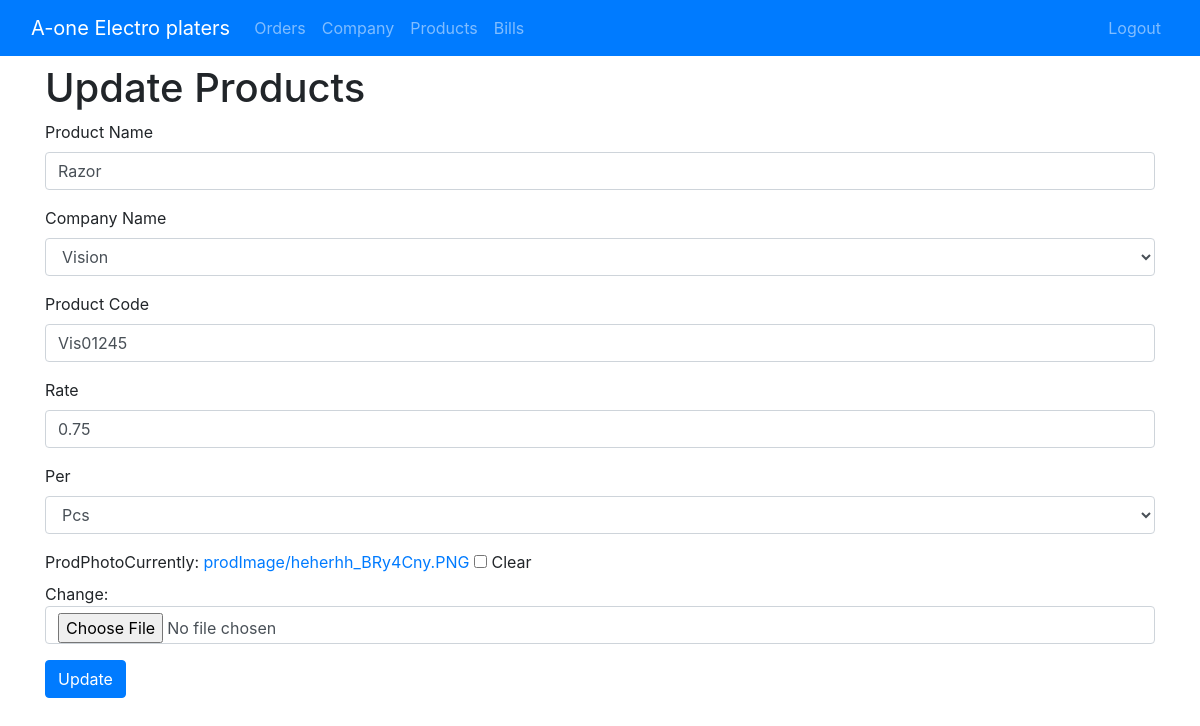
Page /products/update/10/ (signed in) on the committed database.
### products/models.py (models this page shows, shortened)
class Products(models.Model):
    KG = "Kg"
    Pcs = "Pcs"
    Bags = "Bags"
    Box = "Box"
    PER_CHOICES = (
        (KG, 'Kg'),
        (Pcs, 'Pcs'),
        (Bags, 'Bags'),
        (Box, 'Box')
    )
    prodID = models.AutoField(primary_key=True, editable=False, unique=True)
    prodName = models.CharField(max_length=256, verbose_name="Product Name")
    compName = models.ForeignKey(Company, on_delete=models.CASCADE, verbose_name="Company Name")
    prodCode = models.CharField(max_length=150, verbose_name="Product Code")
    rate = models.FloatField(verbose_name="Rate")
    per = models.CharField(max_length=15, choices=PER_CHOICES, verbose_name="Per")
    prodPhoto = models.ImageField(upload_to='prodImage', blank=True)

### company/models.py (models this page shows)
class Company(models.Model):
    compID = models.AutoField(primary_key=True, editable=False, unique=True)
    compName = models.CharField(max_length=256, verbose_name="Company Name")
    CompAddress = models.TextField(verbose_name="Address")
    compContact = models.CharField(max_length=20, verbose_name="Contact")
    compEmail = models.EmailField(blank=True, verbose_name="Email Id")
    compLocation = models.CharField(max_length=150, blank=True, verbose_name="Location")
    def __str__(self):
        return self.compName

### products/views.py (the view)
# urls.py: path('update/<int:pk>/', views.UpdateProducts.as_view(), name="updateProducts"),
class UpdateProducts(LoginRequiredMixin, generic.UpdateView):
  model = Products
  fields = "__all__"
  template_name_suffix = "_update_form"
  success_url = reverse_lazy("products:listProd")

### products/templates/products/products_update_form.html (shortened to what this page needs)
{% extends "base.html" %}
{% load bootstrap4 %}
{% block content %}
<form method="POST" enctype="multipart/form-data">
    <h1>Update Products</h1>
    {% bootstrap_form form %}
    {% buttons %}
        <button type="submit" class="btn btn-primary btn-large">Update</button>
    {% endbuttons %}
</form>
{% endblock %}

### rows in the picture
Products: prodName "Razor", prodCode "Vis01245", rate "0.75", per "Pcs"
Company: compName "Vision"
